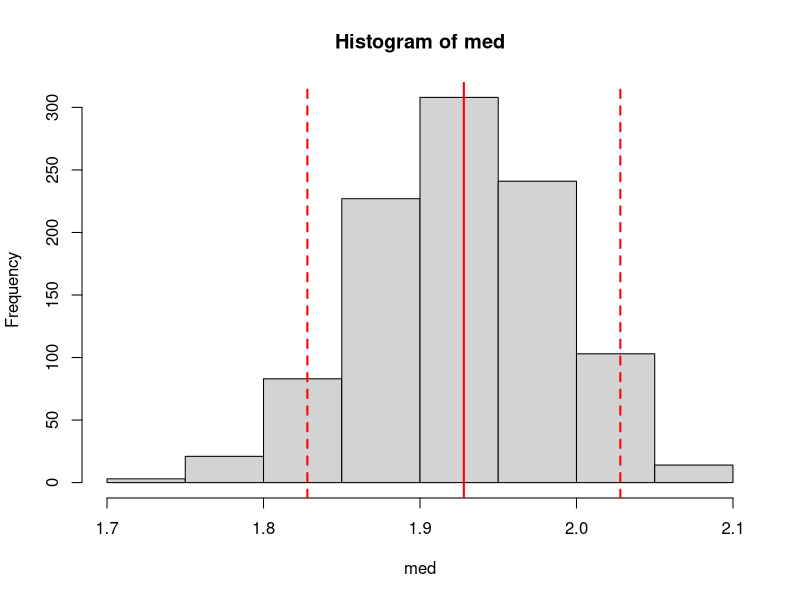
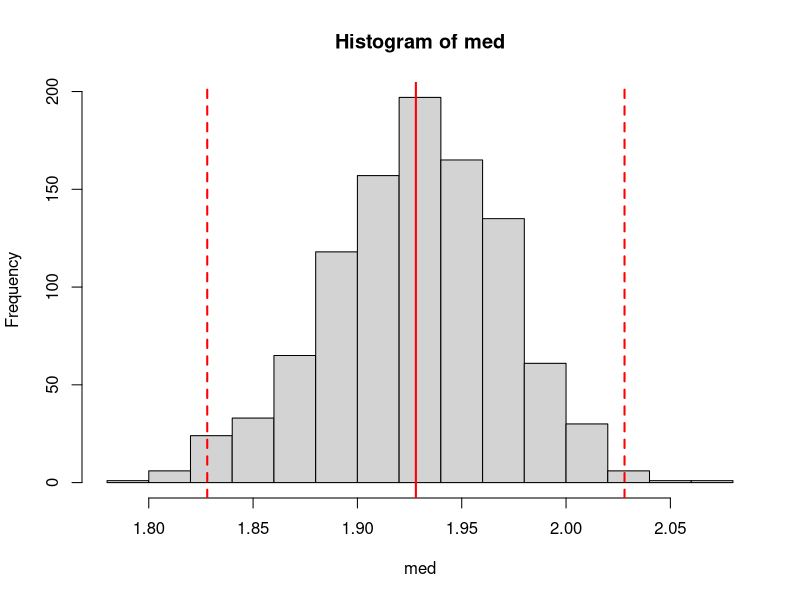
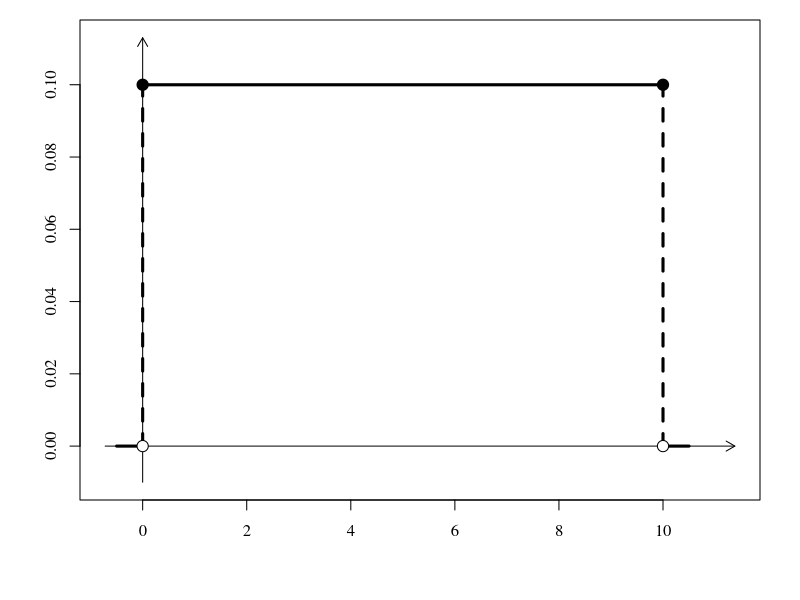
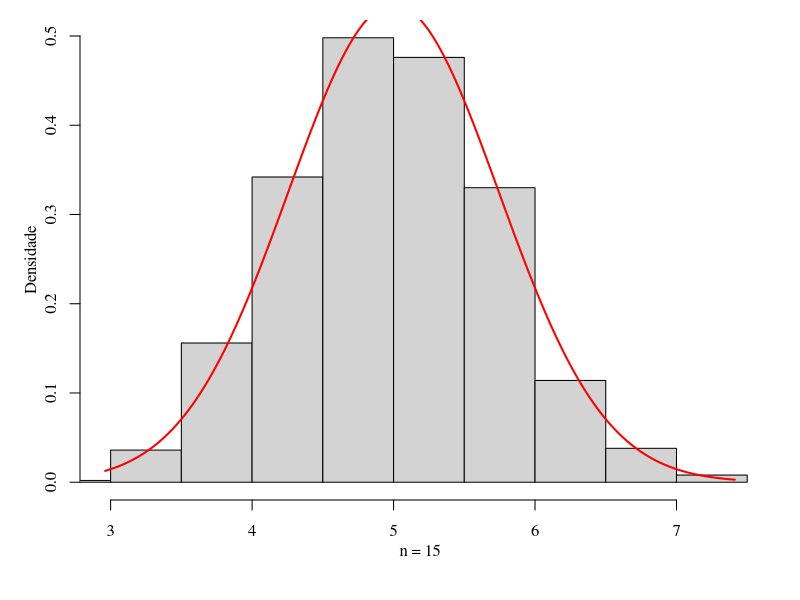
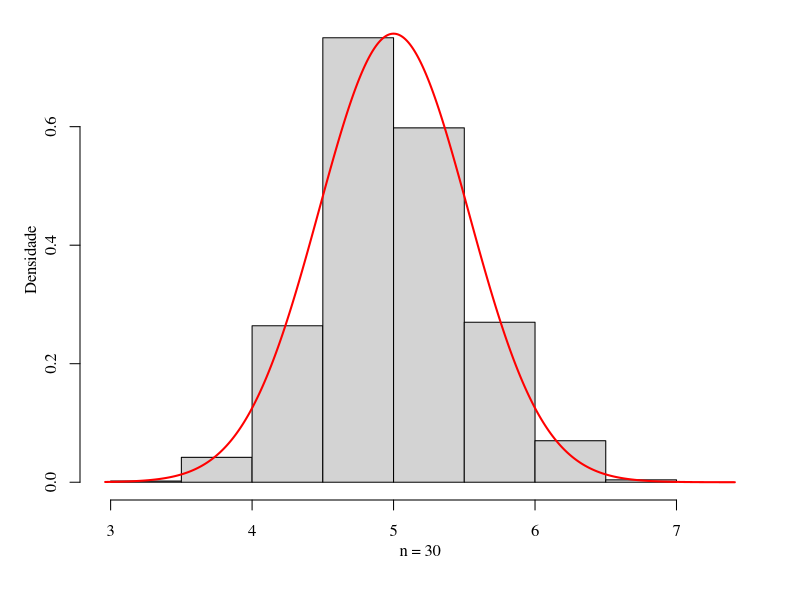
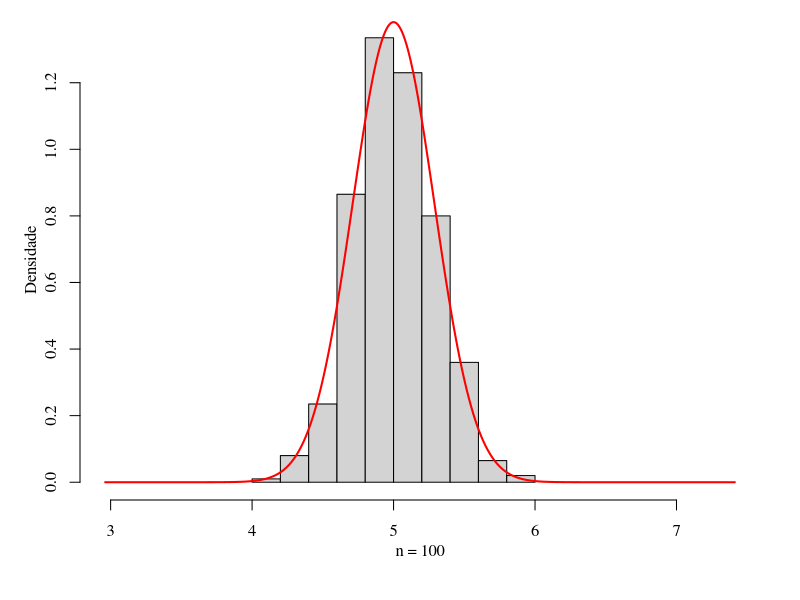
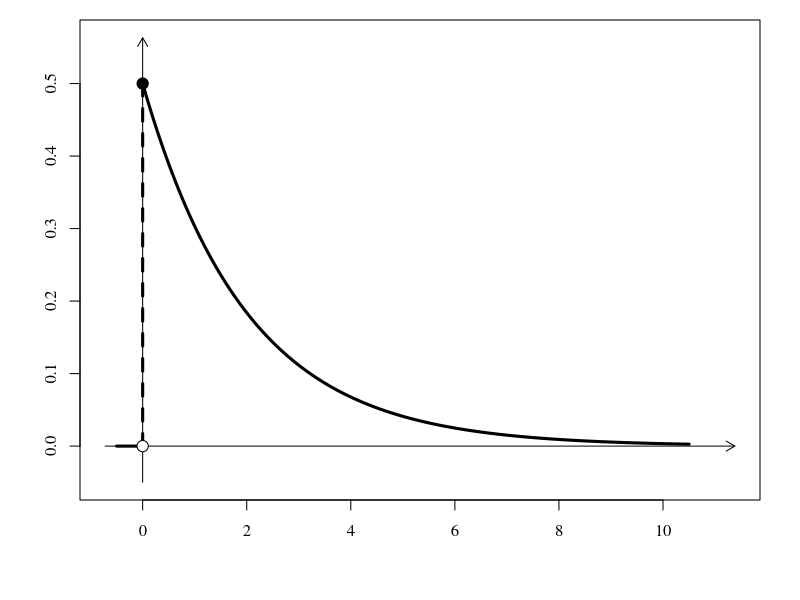
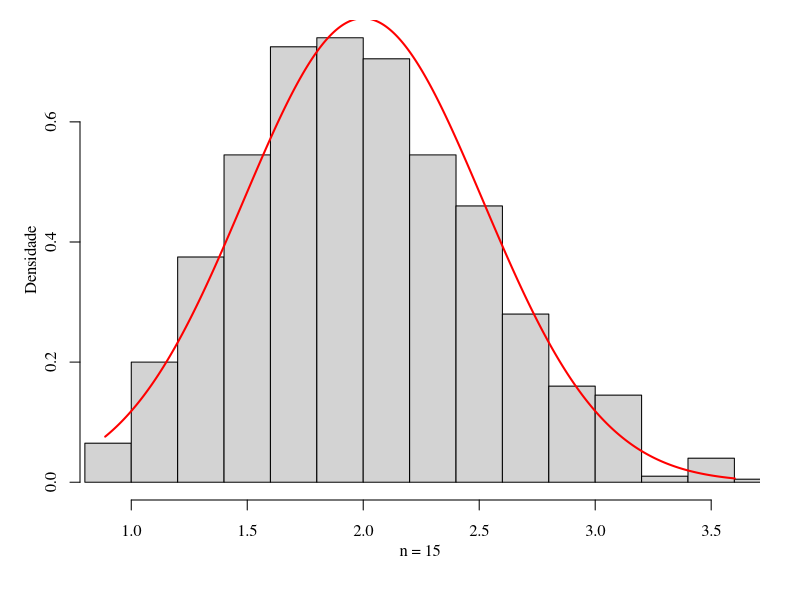

Reproduce these figures in R, in order.
## ---- chunk 1

a <- 10; b<- 2 # parâmetros da Weibull(a,b)
R <- 1000      # Quantidade de réplicas
n <- 20        # Tamanho da aa
med <- NULL    # Vetor vazio para armazenar as medianas
               # amostrais de cada réplica
for(r in 1:R){ # Inicia as réplicas de Monte Carlo
  x <- rweibull(n=n, shape = a, scale = b) # Gera uma aa de tamanho n
                                           # da Weibull(a, b)
  med[r] <- median(x)                      # Calcula a mediana amostral
}
med_pop <- b*(log(2))^(1/a) # Mediana populacional
hist(med)                   # Histograma da distribuição
                            # amostral da mediana amostral
abline(v = med_pop + c(-.1,0,.1),
       col = 'red', lty = c(2,1,2),
       lwd = 2) # Traça a mediana da população e intervalo
                # +0.1 ou -0.1 desse valor
prp <- mean(med > med_pop-.1 & med < med_pop+.1)
cat("P[Med. Amost. \u2208 (Med. Pop. \u00b1 0.1)] \u2248 ", prp, sep='') 
## ---- chunk 2

a <- 10; b<- 2 # parâmetros da Weibull(a,b)
R <- 1000      # Quantidade de réplicas
n <- 40        # Tamanho da aa
med <- NULL    # Vetor vazio para armazenar as medianas
               # amostrais de cada réplica
for(r in 1:R){ # Inicia as réplicas de Monte Carlo
  x <- rweibull(n=n, shape = a, scale = b) # Gera uma aa de tamanho n
                                           # da Weibull(a, b)
  med[r] <- median(x)                      # Calcula a mediana amostral
}
med_pop <- b*(log(2))^(1/a) # Mediana populacional
hist(med)                   # Histograma da distribuição
                            # amostral da mediana amostral
abline(v = med_pop + c(-.1,0,.1),
       col = 'red', lty = c(2,1,2),
       lwd = 2) # Traça a mediana da população e intervalo
                # +0.1 ou -0.1 desse valor
prp <- mean(med > med_pop-.1 & med < med_pop+.1)
cat("P[Med. Amost. \u2208 (Med. Pop. \u00b1 0.1)] \u2248 ", prp, sep='') 
## ---- chunk 3
a <- 0; b <- 10
x <- seq(a-0.05*(b-a), b+0.05*(b-a), length.out=1000)
fx <- dunif(x, a, b)
par(family = "serif", mar=c(5,4,1,2))
plot(x, fx, type='n', xlab='', ylab='', main='', lwd=3,
     ylim=range(fx)+c(-.1*diff(range(fx)),.13*diff(range(fx))),
     xlim=range(x)+c(-.02*diff(range(x)),.08*diff(range(x))))
arrows(y0 = min(fx)-.1*diff(range(fx)), y1 = max(fx)+.13*diff(range(fx)), x0=0, x1=0, length = .1)
arrows(x0 = min(x)-.02*diff(range(x)), x1 = max(x)+.08*diff(range(x)), y0=0, y1=0, length = .1)
lines(x[x > b], fx[x > b], lwd=3)
lines(x[x < a], fx[x < a], lwd=3)
lines(c(a,a), c(0, 1/(b-a)), lwd=3, lty=2)
lines(c(b,b), c(0, 1/(b-a)), lwd=3, lty=2)
lines(x[x >= a & x <= b], fx[x >= a & x <= b], lwd=3)
points(c(a,a,b,b), c(0, 1/(b-a), 0, 1/(b-a)), cex=1.5, pch=21, bg=c('white','black', 'white','black'))
## ---- chunk 4
R <- 1000; nn <- c(15, 30, 100)
a <- 0; b <- 10
mu <- (a+b)/2; sig2 <- (b-a)^2/12
medias <- matrix(NA, ncol=length(nn), nrow=R)
for(i in 1:length(nn)){
  n <- nn[i]
  for(r in 1:R){
    x <- runif(n = n, min = 0, max = 10)
    medias[r, i] <- mean(x)
  }
}
rng <- range(medias); xx <- seq(rng[1], rng[2], length.out=1000)
for(i in 1:length(nn)){
  par(family = "serif", mar=c(5,4,1,2))
  hist(medias[, i], probability=TRUE, xlim = rng, xlab = '', main='', ylab='')
  mtext(text = paste('n = ',nn[i],sep=''), side = 1, line = 2)
  mtext(text = 'Densidade', side = 2, line = 2)
  lines(xx, dnorm(xx, mu, sqrt(sig2/nn[i])), col='red', lwd=2)
}
## ---- chunk 5
lambda = 0.5; M <- 10
x <- seq(0-0.05*(M), M+0.05*(M), length.out=1000)
fx <- dexp(x = x, rate = lambda)
par(family = "serif", mar=c(5,4,1,2))
plot(x, fx, type='n', xlab='', ylab='', main='', lwd=3,
     ylim=range(fx)+c(-.1*diff(range(fx)),.13*diff(range(fx))),
     xlim=range(x)+c(-.02*diff(range(x)),.08*diff(range(x))))
arrows(y0 = min(fx)-.1*diff(range(fx)), y1 = max(fx)+.13*diff(range(fx)), x0=0, x1=0, length = .1)
arrows(x0 = min(x)-.02*diff(range(x)), x1 = max(x)+.08*diff(range(x)), y0=0, y1=0, length = .1)
lines(x[x < 0], fx[x < 0], lwd=3)
lines(c(0,0), c(0, lambda), lwd=3, lty=2)
lines(x[x >= 0], fx[x >= 0], lwd=3)
points(c(0,0), c(0, lambda), cex=1.5, pch=21, bg=c('white','black'))
## ---- chunk 6
R <- 1000; nn <- c(15, 30, 100)
lambda <- 0.5
mu <- 1/lambda; sig2 <- 1/(lambda^2)
medias <- matrix(NA, ncol=length(nn), nrow=R)
for(i in 1:length(nn)){
  n <- nn[i]
  for(r in 1:R){
    x <- rexp(n = n, rate = lambda)
    medias[r, i] <- mean(x)
  }
}
rng <- range(medias); xx <- seq(rng[1], rng[2], length.out=1000)
for(i in 1:length(nn)){
  par(family = "serif", mar=c(5,4,1,2))
  hist(medias[, i], probability=TRUE, xlim = rng, xlab = '', main='', ylab='')
  mtext(text = paste('n = ',nn[i],sep=''), side = 1, line = 2)
  mtext(text = 'Densidade', side = 2, line = 2)
  lines(xx, dnorm(xx, mu, sqrt(sig2/nn[i])), col='red', lwd=2)
}
## ---- chunk 7
n <- 25; i <- 0
th0 <- th1 <- NULL
while(i < n){
  x0 <- runif(1,-1,1); y0 <- runif(1,-1,1)
  x1 <- runif(1,-1,1); y1 <- runif(1,-1,1)
  if(x0^2 + y0^2 < 1 & x1^2 + y1^2 < 1){
    th0 <- rbind(th0, c(x0, y0))
    th1 <- rbind(th1, c(x1+1, y1+1))
    i <- i+1
  }
}
rngX <- range(th0[,1], th1[,1])
rngY <- range(th0[,2], th1[,2])
par(family = "serif", mar=c(5,4,1,2))
plot(0, type='n', xlab='', ylab='', main ='', frame.plot=FALSE,
     axes = FALSE, xlim=rngX, ylim=rngY)
points(x = th0[,1], y = th0[,2], pch=21, bg='blue', cex=1.5)
points(x = th1[,1], y = th1[,2], pch=21, bg='red', cex=1.5)
points(x = 0, y = 0, pch=21, bg='black', cex=2)
text(x = 0, y = 0, labels=expression(theta), adj=c(2,2), cex=2)
## ---- chunk 8
n <- 30; i <- 0
th0 <- th1 <- NULL
while(i < n){
  x0 <- runif(1,-1,1); y0 <- runif(1,-1,1)
  x1 <- runif(1,-2,2); y1 <- runif(1,-2,2)
  if(x0^2 + y0^2 < 1 & x1^2 + y1^2 < 2^2){
    th0 <- rbind(th0, c(x0, y0))
    th1 <- rbind(th1, c(x1, y1))
    i <- i+1
  }
}
rngX <- range(th0[,1], th1[,1])
rngY <- range(th0[,2], th1[,2])
par(family = "serif", mar=c(5,4,1,2))
plot(0, type='n', xlab='', ylab='', main ='', frame.plot=FALSE,
     axes = FALSE, xlim=rngX, ylim=rngY)
points(x = th1[,1], y = th1[,2], pch=21, bg='red', cex=1.5)
points(x = th0[,1], y = th0[,2], pch=21, bg='blue', cex=1.5)
points(x = 0, y = 0, pch=21, bg='black', cex=2)
text(x = 0, y = 0, labels=expression(theta), adj=c(2,2), cex=2)
## ---- chunk 9
x <- seq(0, 10, length.out=1000)
f1 <- dgamma(x, shape=2, scale = 2)
f2 <- dgamma(x, shape=4, scale = 1)
f3 <- dgamma(x, shape=8, scale = 0.5)
par(family = "serif", mar=c(5,4,1,2))
rngY <- range(f1, f2, f3)
rngX <- range(x)
plot(x, f1, type='n', xlab='', ylab='', main='', lwd=3,
     ylim=rngY+c(-.1*diff(rngY),.13*diff(rngY)),
     xlim=rngX+c(-.02*diff(rngX),.08*diff(rngX)))
arrows(y0 = rngY[1]-.1*diff(rngY), y1 = rngY[2]+.13*diff(rngY), x0=0, x1=0, length = .1)
arrows(x0 = rngX[1]-.02*diff(rngX), x1 = rngX[2]+.08*diff(rngX), y0=0, y1=0, length = .1)
lines(x, f1, lwd=3, col='red')
lines(x, f2, lwd=3, col='blue')
lines(x, f3, lwd=3, col='darkgreen')
lines(c(4.2,4.2), rngY+c(0,.13*diff(rngY)), lwd=2.5, lty=3)
lines(c(4.2,4.2), rngY[1]+c(-0.03*diff(rngY),0), lwd=1.5)
text(x=4.2, y=rngY[1]-0.05*diff(rngY), labels=expression(theta), adj=c(.5, 1.2))
## ---- chunk 10
xb <- 9; s <- 3.3; n <-49; mu0 <- 10; zo <- (xb-mu0)/(s/sqrt(n))
alp <- .1; zc <- qnorm(alp)
x <- seq(-4.5, 4.5, length.out=1000)
fx <- dnorm(x = x)
par(family = "serif", mar=c(5,4,1,2))
plot(x, fx, type='n', xlab='', ylab='', main='', lwd=3,
     ylim=range(fx)+c(-.1*diff(range(fx)),.13*diff(range(fx))),
     xlim=range(x)+c(-.02*diff(range(x)),.08*diff(range(x))))
polygon(c(x[1], x[x < zc], max(x[x < zc])), c(0, fx[x<zc], 0), col = 'lightblue')
arrows(y0 = min(fx)-.1*diff(range(fx)), y1 = max(fx)+.13*diff(range(fx)), x0=0, x1=0, length = .1)
arrows(x0 = min(x)-.02*diff(range(x)), x1 = max(x)+.08*diff(range(x)), y0=0, y1=0, length = .1)
lines(x, fx, lwd=3)
arrows(x0 = 1, y0 = 0.4, x1 = zc, y1 = 0, length = .1)
points(x = zc, y = 0, pch=19, cex=.8)
text(x = 1, y=0.4, labels = bquote(-z[alpha]~"="~-z[.(alp)]~"="~-.(-round(zc, 2))), pos = 4)
points(x = zo, y = 0, pch=19, cex=.8, col='red')
text(x = zo, y=0, labels = bquote(z[obs]==.(round(zo, 2))), pos = 1, col='red')
text(x = -4.5, y=0.4, labels = bquote(Não~rejeitar~italic(H)[0]), pos = 4)
## ---- chunk 11
xb <- 9; s <- 3.3; n <-49; mu0 <- 10; zo <- (xb-mu0)/(s/sqrt(n))
alp <- .05; zc <- qnorm(alp)
x <- seq(-4.5, 4.5, length.out=1000)
fx <- dnorm(x = x)
par(family = "serif", mar=c(5,4,1,2))
plot(x, fx, type='n', xlab='', ylab='', main='', lwd=3,
     ylim=range(fx)+c(-.1*diff(range(fx)),.13*diff(range(fx))),
     xlim=range(x)+c(-.02*diff(range(x)),.08*diff(range(x))))
polygon(c(x[1], x[x < zc], max(x[x < zc])), c(0, fx[x<zc], 0), col = 'lightblue')
arrows(y0 = min(fx)-.1*diff(range(fx)), y1 = max(fx)+.13*diff(range(fx)), x0=0, x1=0, length = .1)
arrows(x0 = min(x)-.02*diff(range(x)), x1 = max(x)+.08*diff(range(x)), y0=0, y1=0, length = .1)
lines(x, fx, lwd=3)
arrows(x0 = 1, y0 = 0.4, x1 = zc, y1 = 0, length = .1)
points(x = zc, y = 0, pch=19, cex=.8)
text(x = 1, y=0.4, labels = bquote(-z[alpha]~"="~-z[.(alp)]~"="~-.(-round(zc, 2))), pos = 4)
points(x = zo, y = 0, pch=19, cex=.8, col='red')
text(x = zo, y=0, labels = bquote(z[obs]==.(round(zo, 2))), pos = 1, col='red')
text(x = -4.5, y=0.4, labels = bquote(Não~rejeitar~italic(H)[0]), pos = 4)
## ---- chunk 12
xb <- 9; s <- 3.3; n <-49; mu0 <- 10; zo <- (xb-mu0)/(s/sqrt(n))
alp <- .01; zc <- qnorm(alp)
x <- seq(-4.5, 4.5, length.out=1000)
fx <- dnorm(x = x)
par(family = "serif", mar=c(5,4,1,2))
plot(x, fx, type='n', xlab='', ylab='', main='', lwd=3,
     ylim=range(fx)+c(-.1*diff(range(fx)),.13*diff(range(fx))),
     xlim=range(x)+c(-.02*diff(range(x)),.08*diff(range(x))))
polygon(c(x[1], x[x < zc], max(x[x < zc])), c(0, fx[x<zc], 0), col = 'lightblue')
arrows(y0 = min(fx)-.1*diff(range(fx)), y1 = max(fx)+.13*diff(range(fx)), x0=0, x1=0, length = .1)
arrows(x0 = min(x)-.02*diff(range(x)), x1 = max(x)+.08*diff(range(x)), y0=0, y1=0, length = .1)
lines(x, fx, lwd=3)
arrows(x0 = 1, y0 = 0.4, x1 = zc, y1 = 0, length = .1)
points(x = zc, y = 0, pch=19, cex=.8)
text(x = 1, y=0.4, labels = bquote(-z[alpha]~"="~-z[.(alp)]~"="~-.(-round(zc, 2))), pos = 4)
points(x = zo, y = 0, pch=19, cex=.8, col='red')
text(x = zo, y=0, labels = bquote(z[obs]==.(round(zo, 2))), pos = 1, col='red')
text(x = -4.5, y=0.4, labels = bquote(Rejeitar~italic(H)[0]), pos = 4)
## ---- chunk 13
xb <- 9; s <- 3.3; n <-49; mu0 <- 10; zo <- (xb-mu0)/(s/sqrt(n))
alp <- .01; zc <- qnorm(alp)
x <- seq(-4.5, 4.5, length.out=1000)
pv <- pnorm(q = zo)
fx <- dnorm(x = x)
par(family = "serif", mar=c(5,4,1,2))
plot(x, fx, type='n', xlab='', ylab='', main='', lwd=3,
     ylim=range(fx)+c(-.1*diff(range(fx)),.13*diff(range(fx))),
     xlim=range(x)+c(-.02*diff(range(x)),.08*diff(range(x))))
polygon(c(x[1], x[x < zo], max(x[x < zo])), c(0, fx[x<zo], 0), col = rgb(red=1,green = 0, blue = 0, alpha = .3))
arrows(y0 = min(fx)-.1*diff(range(fx)), y1 = max(fx)+.13*diff(range(fx)), x0=0, x1=0, length = .1)
arrows(x0 = min(x)-.02*diff(range(x)), x1 = max(x)+.08*diff(range(x)), y0=0, y1=0, length = .1)
lines(x, fx, lwd=3)
arrows(x0 = 1.5, y0 = 0.25, x1 = -2.35, y1 = 0.012, length = .05)
text(x = 1.5, y=0.25, labels = bquote(italic(p)-valor==.(round(pv, 4))), pos = 4)
points(x = zo, y = 0, pch=19, cex=.8, col='red')
text(x = zo, y=0, labels = bquote(z[obs]==.(round(zo, 2))), pos = 1, col='red')
